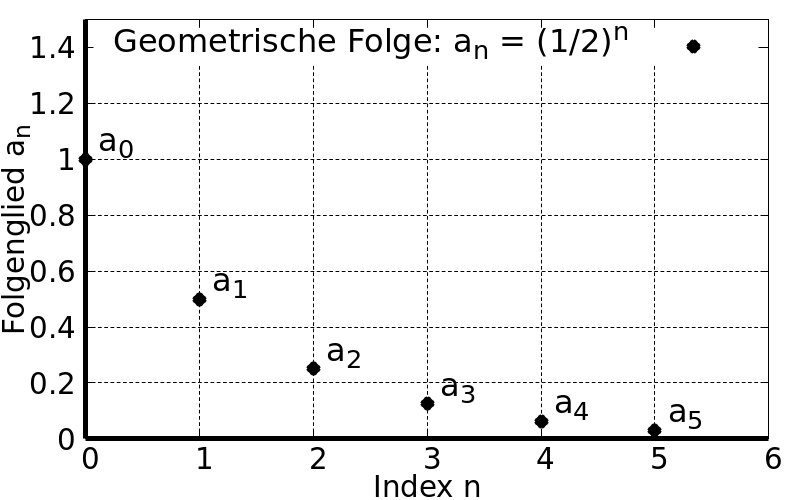

Write gnuplot code to recreate this figure.
load "template/data-plot.gnuplot"

set xlabel "Index n"
set ylabel "Folgenglied a_n"

set xrange [0:6]
set yrange [0:1.5]

set xtics 1
set ytics 0.2

$data << EOD
0 1 a_0    
1 0.5 a_1
2 0.25 a_2
3 0.125 a_3
4 0.0625 a_4
5 0.03125 a_5
EOD

plot \
  $data using 1:2 ls 3 lw 12 lc "#000000" title "Geometrische Folge: a_n = (1/2)^n", \
  $data using 1:2:3 with labels font ",24" offset 3,0.75 notitle;
